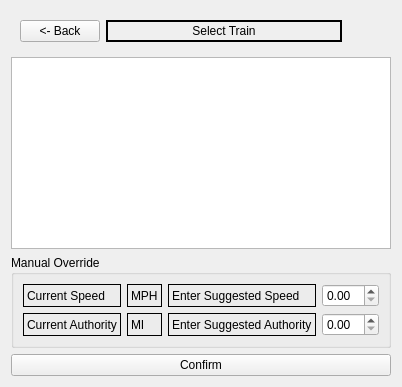
           <widget class="QWidget" name="page_3">
            <layout class="QVBoxLayout" name="verticalLayout_13">
             <item>
              <layout class="QVBoxLayout" name="verticalLayout_12" stretch="1,5,0,0">
               <item>
                <widget class="QWidget" name="widget_6" native="true">
                 <layout class="QHBoxLayout" name="horizontalLayout_13">
                  <item>
                   <layout class="QHBoxLayout" name="horizontalLayout_14">
                    <item>
                     <widget class="QPushButton" name="sub_return_button2">
                      <property name="sizePolicy">
                       <sizepolicy hsizetype="Fixed" vsizetype="Fixed">
                        <horstretch>0</horstretch>
                        <verstretch>0</verstretch>
                       </sizepolicy>
                      </property>
                      <property name="maximumSize">
                       <size>
                        <width>16777215</width>
                        <height>16777215</height>
                       </size>
                      </property>
                      <property name="text">
                       <string>&lt;- Back</string>
                      </property>
                     </widget>
                    </item>
                    <item>
                     <widget class="QLabel" name="label_18">
                      <property name="sizePolicy">
                       <sizepolicy hsizetype="Preferred" vsizetype="Preferred">
                        <horstretch>0</horstretch>
                        <verstretch>0</verstretch>
                       </sizepolicy>
                      </property>
                      <property name="frameShape">
                       <enum>QFrame::Box</enum>
                      </property>
                      <property name="lineWidth">
                       <number>2</number>
                      </property>
                      <property name="text">
                       <string>Select Train</string>
                      </property>
                      <property name="alignment">
                       <set>Qt::AlignCenter</set>
                      </property>
                      <property name="margin">
                       <number>0</number>
                      </property>
                     </widget>
                    </item>
                    <item>
                     <spacer name="horizontalSpacer_4">
                      <property name="orientation">
                       <enum>Qt::Horizontal</enum>
                      </property>
                      <property name="sizeType">
                       <enum>QSizePolicy::Preferred</enum>
                      </property>
                      <property name="sizeHint" stdset="0">
                       <size>
                        <width>40</width>
                        <height>20</height>
                       </size>
                      </property>
                     </spacer>
                    </item>
                   </layout>
                  </item>
                 </layout>
                </widget>
               </item>
               <item>
                <widget class="QTableWidget" name="sub_train_select_table"/>
               </item>
               <item>
                <widget class="QGroupBox" name="groupBox_7">
                 <property name="title">
                  <string>Manual Override</string>
                 </property>
                 <layout class="QGridLayout" name="gridLayout_6">
                  <item row="0" column="0">
                   <layout class="QGridLayout" name="gridLayout_5">
                    <item row="0" column="1">
                     <widget class="QLabel" name="sub_current_speed">
                      <property name="frameShape">
                       <enum>QFrame::Box</enum>
                      </property>
                      <property name="text">
                       <string>MPH</string>
                      </property>
                     </widget>
                    </item>
                    <item row="1" column="1">
                     <widget class="QLabel" name="sub_current_authority">
                      <property name="frameShape">
                       <enum>QFrame::Box</enum>
                      </property>
                      <property name="text">
                       <string>MI</string>
                      </property>
                     </widget>
                    </item>
                    <item row="1" column="2">
                     <widget class="QLabel" name="label_27">
                      <property name="frameShape">
                       <enum>QFrame::Box</enum>
                      </property>
                      <property name="text">
                       <string>Enter Suggested Authority</string>
                      </property>
                     </widget>
                    </item>
                    <item row="0" column="0">
                     <widget class="QLabel" name="label_19">
                      <property name="frameShape">
                       <enum>QFrame::Box</enum>
                      </property>
                      <property name="text">
                       <string>Current Speed</string>
                      </property>
                     </widget>
                    </item>
                    <item row="0" column="2">
                     <widget class="QLabel" name="label_26">
                      <property name="frameShape">
                       <enum>QFrame::Box</enum>
                      </property>
                      <property name="text">
                       <string>Enter Suggested Speed</string>
                      </property>
                     </widget>
                    </item>
                    <item row="1" column="0">
                     <widget class="QLabel" name="label_20">
                      <property name="frameShape">
                       <enum>QFrame::Box</enum>
                      </property>
                      <property name="text">
                       <string>Current Authority</string>
                      </property>
                     </widget>
                    </item>
                    <item row="0" column="3">
                     <widget class="QDoubleSpinBox" name="sub_enter_speed_override"/>
                    </item>
                    <item row="1" column="3">
                     <widget class="QDoubleSpinBox" name="sub_enter_authority_override"/>
                    </item>
                   </layout>
                  </item>
                 </layout>
                </widget>
               </item>
               <item>
                <widget class="QPushButton" name="sub_confirm_override_button">
                 <property name="sizePolicy">
                  <sizepolicy hsizetype="Minimum" vsizetype="Preferred">
                   <horstretch>0</horstretch>
                   <verstretch>0</verstretch>
                  </sizepolicy>
                 </property>
                 <property name="text">
                  <string>Confirm</string>
                 </property>
                </widget>
               </item>
              </layout>
             </item>
            </layout>
           </widget>
